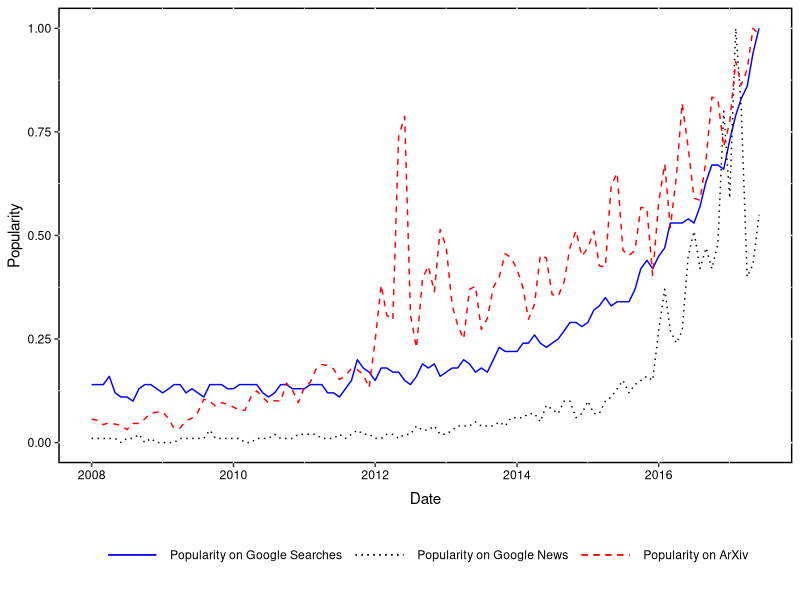

Recreate this plot in R.
#!/usr/bin/env Rscript
plot_graph <- function() {
  require(ggplot2)
  google_search_data = read.csv("google_data_search.csv")
  google_news_data = read.csv("google_data_news_ml.csv")

  publication_data = read.csv("papers.csv")
  publication_data <- cbind(publication_data, google_search_data['google_search_total'])
  publication_data <- cbind(publication_data, google_news_data['google_news_total'])

  # Set the labels
  publication_data$total_label <- factor(rep("Popularity on ArXiv", each = nrow(publication_data)))
  publication_data$google_search_label <- factor(rep('Popularity on Google Searches', each = nrow(publication_data)))
  publication_data$google_news_label <- factor(rep('Popularity on Google News', each = nrow(publication_data)))

  # Normalize the data
  publication_data$total <- publication_data$total / max(publication_data$total)
  publication_data$percentage <- publication_data$percentage / max(publication_data$percentage)
  publication_data$google_search_total <- publication_data$google_search_total / max(publication_data$google_search_total)
  publication_data$google_news_total <- publication_data$google_news_total / max(publication_data$google_news_total)

  # Convert the data
  publication_data$Date <- as.Date(publication_data$Date, "%d/%m/%Y")

  plot <- ggplot(publication_data, aes(x = Date)) +
    geom_line(aes(y = google_search_total, color = google_search_label, linetype = google_search_label), size = 0.5, show.legend = TRUE) +
    geom_line(aes(y = google_news_total, color = google_news_label, linetype = google_news_label), size = 0.5, show.legend = TRUE) +
    geom_line(aes(y = percentage, color = total_label, linetype = total_label), size = 0.5) +
    scale_linetype_manual(values = c("solid", "dotted", "dashed")) +
    scale_color_manual(values = c("blue", "black", "red")) +
    #scale_color_manual(values = c("black", "black", "black")) +
    theme(panel.background = element_rect(fill = 'transparent', colour = 'black', size=1)) +
    scale_fill_brewer(palette="Set1")+
    scale_y_continuous(name="Popularity")+
    theme(axis.text.y = element_text(colour = "black") ) +
    theme(axis.text.x = element_text(colour = "black") ) +
    theme(axis.title.x = element_text(vjust = -0.5)) +
    theme(legend.title = element_blank())+
    theme(legend.position="bottom")+
    theme(legend.background = element_rect(colour="white"))+
    theme(legend.key = element_rect(fill = "white", colour = "white")) +
    theme(legend.key.size= unit(3,"lines"))

  return(plot)
}
#######################
pdf(file = "ml-google-trends.pdf",
    width=11.75, height=5.47)
plots <- plot_graph()
plot(plots)
dev.off()
